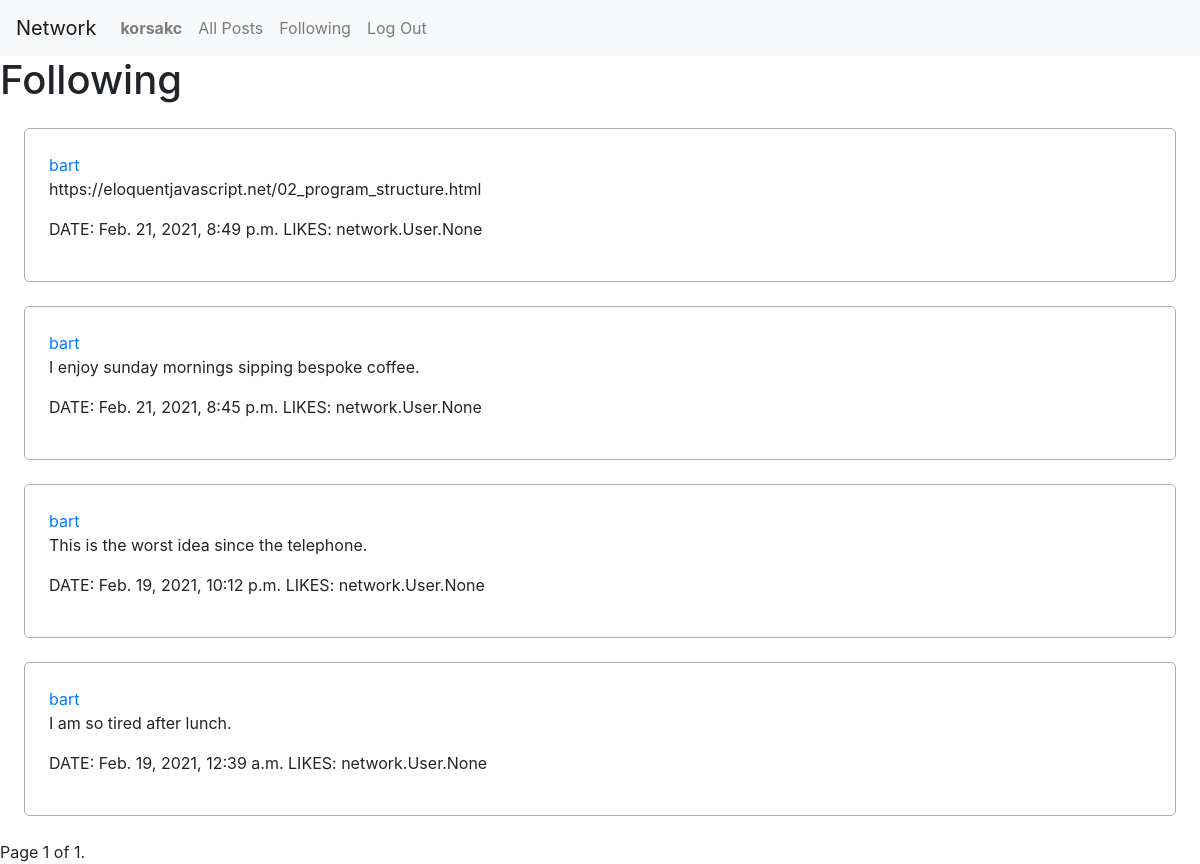
The app's page /following (signed in) with its own data.
### network/models.py (models this page shows, shortened)
class User(AbstractUser):
  followers = models.ManyToManyField('User', blank=True, related_name="following")

class Post(models.Model):
  creator = models.ForeignKey(User, on_delete=models.CASCADE)
  date = models.DateTimeField(auto_now_add=True)
  text = models.CharField(max_length=280)
  likes = models.ManyToManyField(User, blank=True, related_name="likedbyuser")

### network/views.py (the view)
# urls.py: path("following", views.following, name="following")
@login_required(login_url='login')
def following(request):
  user = request.user
  following = user.following.all()
  posts = Post.objects.filter(creator__in=following).order_by('-date')
  paginator = Paginator(posts, 10) # Show 10 posts per page.
  page_number = request.GET.get('page')
  page_obj = paginator.get_page(page_number)
  return render(request, "network/following.html", {
    'page_obj': page_obj
  })

### network/templates/network/following.html (shortened to what this page needs)
{% extends "network/layout.html" %}
{% block body %}
  <h1>Following</h1>
  <section>
    {% for post in page_obj %}
      <div class="post">
        <a href="{% url 'profile' post.creator.username %}">{{ post.creator.username }}</a>
        <p>{{ post.text }}</p>
        <p><span>DATE: {{ post.date }}</span> <span>LIKES: {{ post.likes }}</span>
      </div>
    {% endfor %}
  </section>
  <div class="pagination">
    <span class="step-links">
        <span class="current">
            Page {{ page_obj.number }} of {{ page_obj.paginator.num_pages }}.
        </span>
    </span>
  </div>
{% endblock %}

### network/templates/network/layout.html (shortened to what this page needs)
{% load static %}
<!DOCTYPE html>
<html lang="en">
    <head>
        <link rel="stylesheet" href="https://stackpath.bootstrapcdn.com/bootstrap/4.4.1/css/bootstrap.min.css">
        <link href="{% static 'network/styles.css' %}" rel="stylesheet">
    </head>
    <body>
        <nav class="navbar navbar-expand-lg navbar-light bg-light">
            <a class="navbar-brand" href="{% url 'index' %}">Network</a>
            <div>
              <ul class="navbar-nav mr-auto">
                {% if user.is_authenticated %}
                    <li class="nav-item">
                        <a class="nav-link" href="{% url 'profile' user.username %}"><strong>{{ user.username }}</strong></a>
                    </li>
                {% endif %}
                <li class="nav-item">
                  <a class="nav-link" href="{% url 'index' %}">All Posts</a>
                </li>
                {% if user.is_authenticated %}
                    <li class="nav-item">
                        <a class="nav-link" href="{% url 'following' %}">Following</a>
                    </li>
                    <li class="nav-item">
                        <a class="nav-link" href="{% url 'logout' %}">Log Out</a>
                    </li>
                {% endif %}
              </ul>
            </div>
          </nav>
        <div class="body">
            {% block body %}
            {% endblock %}
        </div>
    </body>
</html>

### network/static/network/styles.css (style rules this page uses)
div.post { border: 1px solid rgb(175, 175, 175); border-radius: 5px; padding: 2%; margin: 2%; }

### records on screen
User: username "korsakc"
Post: creator.username "bart", text "https://eloquentjavascript.net/02_program_structure.html", date "Feb. 21, 2021, 8:49 p.m.", likes "network.User.None"
Post: creator.username "bart", text "I enjoy sunday mornings sipping bespoke coffee.", date "Feb. 21, 2021, 8:45 p.m.", likes "network.User.None"
Post: creator.username "bart", text "This is the worst idea since the telephone.", date "Feb. 19, 2021, 10:12 p.m.", likes "network.User.None"
Post: creator.username "bart", text "I am so tired after lunch.", date "Feb. 19, 2021, 12:39 a.m.", likes "network.User.None"

### other values on screen
{{ page_obj.number }} "1"
{{ page_obj.paginator.num_pages }} "1"
